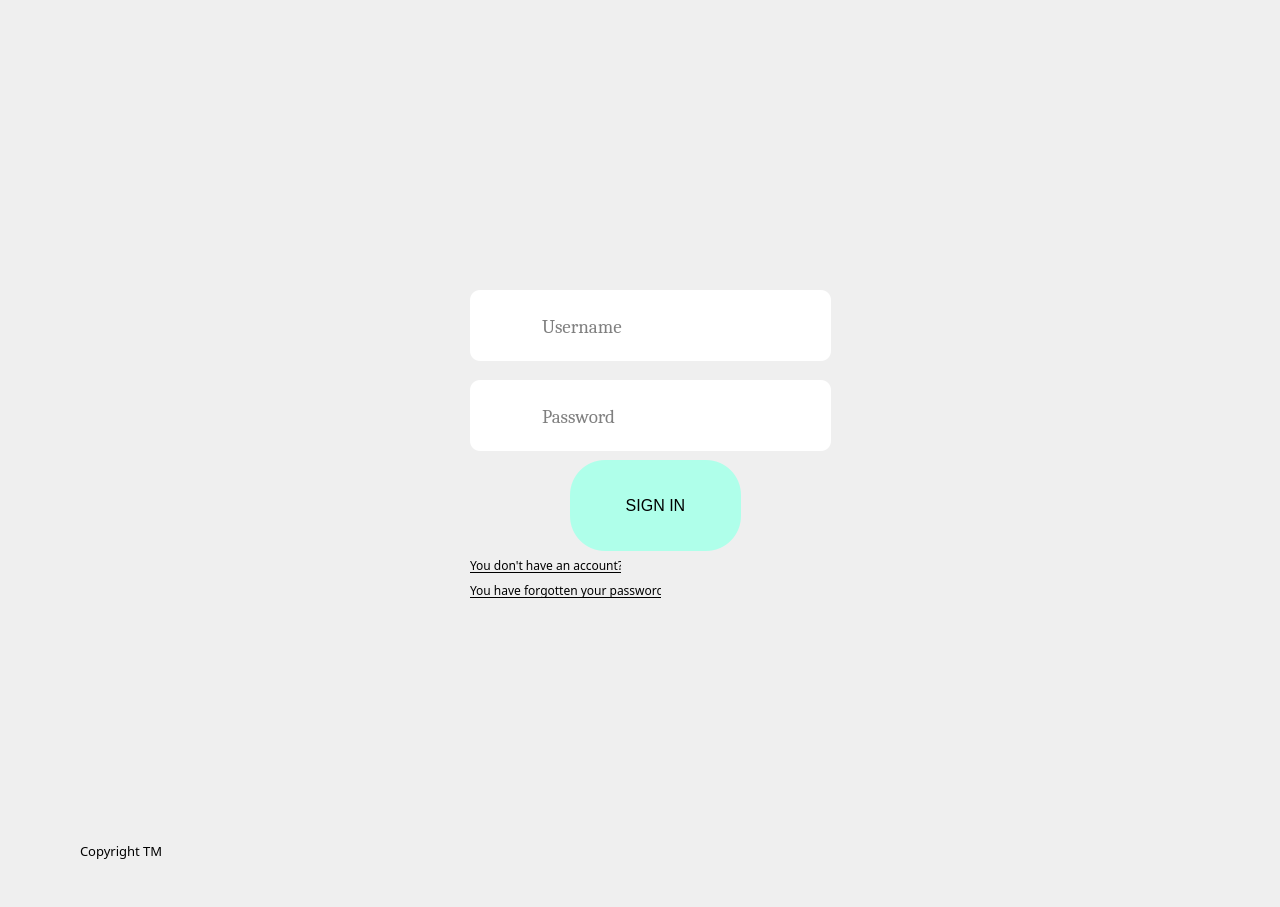
<?xml version="1.0" encoding="UTF-8"?>
<ui version="4.0">
 <class>LIBPROClass</class>
 <widget class="QMainWindow" name="LIBPROClass">
  <property name="geometry">
   <rect>
    <x>0</x>
    <y>0</y>
    <width>1280</width>
    <height>907</height>
   </rect>
  </property>
  <property name="windowTitle">
   <string>LIBPRO</string>
  </property>
  <property name="windowIcon">
   <iconset resource="LIBPRO.qrc">
    <normaloff>:/LIBPRO/icon.png</normaloff>:/LIBPRO/icon.png</iconset>
  </property>
  <property name="styleSheet">
   <string notr="true">#centralWidget{	
border-image: url(:/LIBPRO/1600x900-1387396-triangle.jpg);
}


#pushButtonForgotPass:hover {
    text-color: red;
    color: red;
}

#pushButtonRegister:hover {
    text-color: red;
    color: red;
}

   </string>
  </property>
  <widget class="QWidget" name="centralWidget">
   <widget class="QLabel" name="label_3">
    <property name="geometry">
     <rect>
      <x>80</x>
      <y>820</y>
      <width>191</width>
      <height>61</height>
     </rect>
    </property>
    <property name="font">
     <font>
      <family>Gadugi</family>
      <pointsize>10</pointsize>
     </font>
    </property>
    <property name="whatsThis">
     <string>&lt;html&gt;&lt;head/&gt;&lt;body&gt;&lt;p&gt;&lt;span style=&quot; font-size:12pt; font-style:italic;&quot;&gt;Designed by &lt;/span&gt;&lt;a href=&quot;https://www.qt.io/&quot;&gt;&lt;span style=&quot; text-decoration: underline; color:#0000ff;&quot;&gt;Qt&lt;/span&gt;&lt;/a&gt;&lt;/p&gt;&lt;/body&gt;&lt;/html&gt;</string>
    </property>
    <property name="styleSheet">
     <string notr="true">Designed by Qt</string>
    </property>
    <property name="text">
     <string>Copyright TM</string>
    </property>
    <property name="textFormat">
     <enum>Qt::PlainText</enum>
    </property>
    <property name="openExternalLinks">
     <bool>true</bool>
    </property>
   </widget>
   <widget class="QLineEdit" name="lineEdit_user">
    <property name="geometry">
     <rect>
      <x>470</x>
      <y>290</y>
      <width>361</width>
      <height>71</height>
     </rect>
    </property>
    <property name="font">
     <font>
      <family>Cambria</family>
      <pointsize>14</pointsize>
     </font>
    </property>
    <property name="styleSheet">
     <string notr="true">#lineEdit_user{
border-radius: 10px;
    padding: 70px;
    width: 200px;
    height: 150px;
}
#lineEdit_user::placeholder {
  border: #000;
  padding: 10px;
  font-size: 1.2em;
  width: 100%;
}</string>
    </property>
    <property name="placeholderText">
     <string>Username</string>
    </property>
    <property name="clearButtonEnabled">
     <bool>false</bool>
    </property>
   </widget>
   <widget class="QLineEdit" name="lineEdit_pass">
    <property name="geometry">
     <rect>
      <x>470</x>
      <y>380</y>
      <width>361</width>
      <height>71</height>
     </rect>
    </property>
    <property name="font">
     <font>
      <family>Cambria</family>
      <pointsize>14</pointsize>
     </font>
    </property>
    <property name="styleSheet">
     <string notr="true">border-radius: 10px;
    
    padding: 70px; 
    width: 200px;
    height: 150px; </string>
    </property>
    <property name="echoMode">
     <enum>QLineEdit::Password</enum>
    </property>
    <property name="placeholderText">
     <string>Password</string>
    </property>
    <property name="clearButtonEnabled">
     <bool>false</bool>
    </property>
   </widget>
   <widget class="QPushButton" name="pushButtonForgotPass">
    <property name="geometry">
     <rect>
      <x>470</x>
      <y>570</y>
      <width>191</width>
      <height>41</height>
     </rect>
    </property>
    <property name="font">
     <font>
      <family>Gadugi</family>
      <pointsize>9</pointsize>
      <underline>true</underline>
     </font>
    </property>
    <property name="cursor">
     <cursorShape>PointingHandCursor</cursorShape>
    </property>
    <property name="mouseTracking">
     <bool>true</bool>
    </property>
    <property name="styleSheet">
     <string notr="true">border:0px;
text-align: left;</string>
    </property>
    <property name="text">
     <string>You have forgotten your password?</string>
    </property>
   </widget>
   <widget class="QPushButton" name="pushButtonRegister">
    <property name="geometry">
     <rect>
      <x>470</x>
      <y>550</y>
      <width>151</width>
      <height>31</height>
     </rect>
    </property>
    <property name="font">
     <font>
      <family>Gadugi</family>
      <pointsize>9</pointsize>
      <underline>true</underline>
     </font>
    </property>
    <property name="cursor">
     <cursorShape>PointingHandCursor</cursorShape>
    </property>
    <property name="mouseTracking">
     <bool>true</bool>
    </property>
    <property name="styleSheet">
     <string notr="true">border:0px;
text-align: left;</string>
    </property>
    <property name="text">
     <string>You don't have an account?</string>
    </property>
   </widget>
   <widget class="QLabel" name="label">
    <property name="geometry">
     <rect>
      <x>480</x>
      <y>300</y>
      <width>51</width>
      <height>51</height>
     </rect>
    </property>
    <property name="styleSheet">
     <string notr="true">border-image: url(:/LIBPRO/19021356_1220910818020389_883539199_n.png);

opacity: 0.0;
</string>
    </property>
    <property name="text">
     <string/>
    </property>
   </widget>
   <widget class="QLabel" name="label_2">
    <property name="geometry">
     <rect>
      <x>480</x>
      <y>390</y>
      <width>51</width>
      <height>51</height>
     </rect>
    </property>
    <property name="styleSheet">
     <string notr="true">border-image: url(:/LIBPRO/18944704_1220910811353723_1709384595_n.png);</string>
    </property>
    <property name="text">
     <string/>
    </property>
   </widget>
   <widget class="QPushButton" name="pushButtonLogin">
    <property name="geometry">
     <rect>
      <x>570</x>
      <y>460</y>
      <width>171</width>
      <height>91</height>
     </rect>
    </property>
    <property name="sizePolicy">
     <sizepolicy hsizetype="Minimum" vsizetype="Fixed">
      <horstretch>128</horstretch>
      <verstretch>90</verstretch>
     </sizepolicy>
    </property>
    <property name="font">
     <font>
      <pointsize>-1</pointsize>
     </font>
    </property>
    <property name="cursor">
     <cursorShape>PointingHandCursor</cursorShape>
    </property>
    <property name="mouseTracking">
     <bool>true</bool>
    </property>
    <property name="styleSheet">
     <string notr="true">background-color:#afffea;
    border: none;
    color:black;
    padding: 25px 32px;
    text-align: center;
    font-size: 16px;
border-radius: 35px;</string>
    </property>
    <property name="text">
     <string>SIGN IN</string>
    </property>
   </widget>
  </widget>
 </widget>
 <layoutdefault spacing="6" margin="11"/>
 <resources>
  <include location="LIBPRO.qrc"/>
 </resources>
 <connections/>
</ui>
